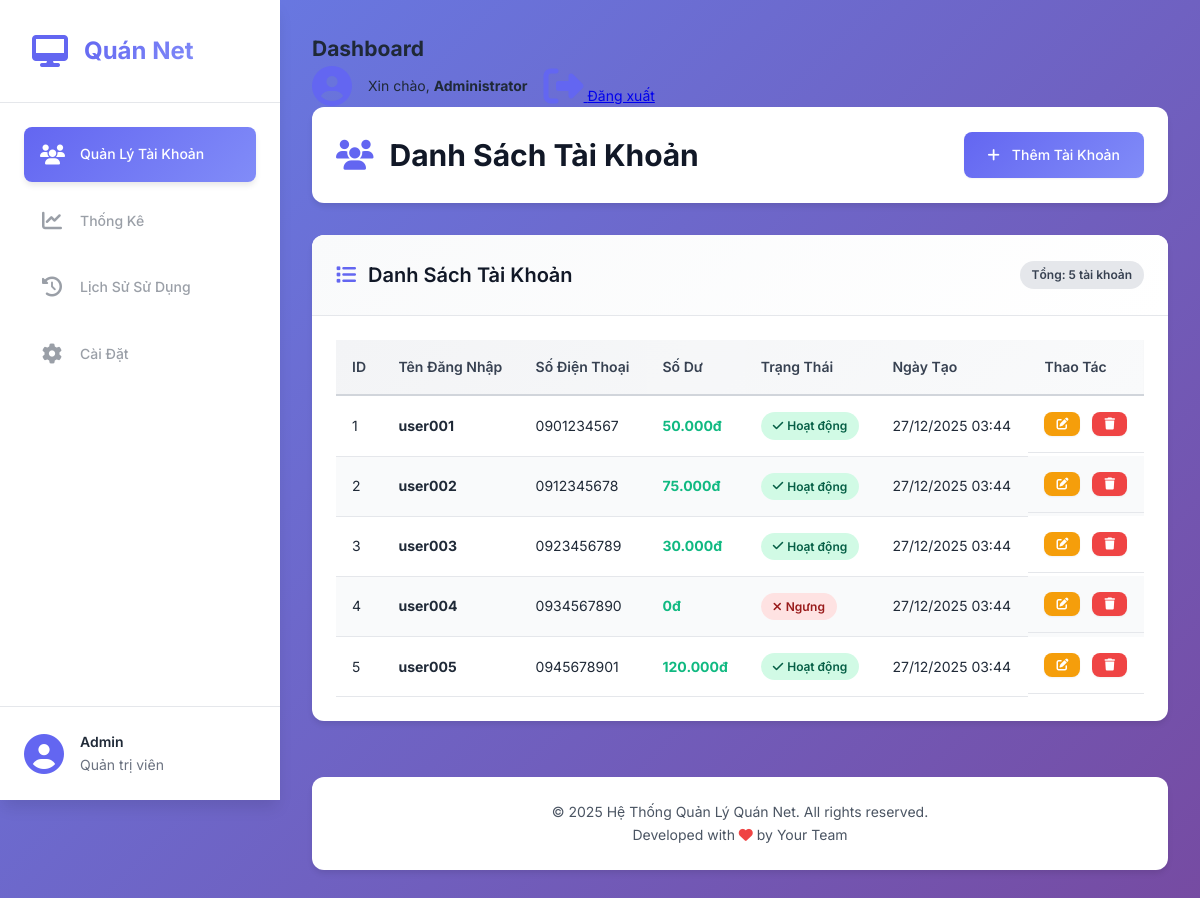
/?module=accounts&action=index (signed in), run on the app's committed database.
### tables this page shows
CREATE TABLE IF NOT EXISTS accounts (
    id INT AUTO_INCREMENT PRIMARY KEY,
    username VARCHAR(50) NOT NULL UNIQUE,
    password VARCHAR(255) NOT NULL,
    phone VARCHAR(20) NOT NULL,
    balance DECIMAL(10,2) DEFAULT 0.00,
    status TINYINT(1) DEFAULT 1 COMMENT '1: Active, 0: Inactive',
    created_at TIMESTAMP DEFAULT CURRENT_TIMESTAMP,
    updated_at TIMESTAMP DEFAULT CURRENT_TIMESTAMP ON UPDATE CURRENT_TIMESTAMP,
    INDEX idx_username (username),
    INDEX idx_status (status)
);

### core/Database.php (called while the page is built, shortened)
<?php
class Database {
    private $host = DB_HOST;
    private $user = DB_USER;
    private $pass = DB_PASS;
    private $dbname = DB_NAME;
    private $charset = DB_CHARSET;
    private $conn;
    private $stmt;
    public function __construct() {
        $dsn = "mysql:host={$this->host};dbname={$this->dbname};charset={$this->charset}";
        $options = [
            PDO::ATTR_ERRMODE => PDO::ERRMODE_EXCEPTION,
            PDO::ATTR_DEFAULT_FETCH_MODE => PDO::FETCH_ASSOC,
            PDO::ATTR_EMULATE_PREPARES => false,
        ];
        try {
            $this->conn = new PDO($dsn, $this->user, $this->pass, $options);
        } catch (PDOException $e) {
            $this->error = $e->getMessage();
            die("Lỗi kết nối database: " . $this->error);
        }
    }
    public function prepare($sql) {
        $this->stmt = $this->conn->prepare($sql);
        return $this;
    }
    public function fetchAll() {
        $this->stmt->execute();
        return $this->stmt->fetchAll();
    }
}

### modules/accounts/controllers/AccountController.php (called while the page is built, shortened)
<?php
class AccountController extends Controller {
    private $accountModel;
    public function __construct() {
        $this->accountModel = $this->model('accounts');
    }
    public function index() {
        $accounts = $this->accountModel->getAll();
        $flash = $this->getFlash();
        $data = [
            'title' => 'Danh Sách Tài Khoản',
            'accounts' => $accounts,
            'flash' => $flash
        ];
        $this->view('accounts/views/list', $data);
    }
}

### core/Auth.php (called while the page is built, shortened)
<?php
class Auth {
    public static function check() {
        return isset($_SESSION['admin_logged_in']) && $_SESSION['admin_logged_in'] === true;
    }
    public static function user() {
        return [
            'id' => $_SESSION['admin_id'] ?? null,
            'username' => $_SESSION['admin_username'] ?? null,
            'fullname' => $_SESSION['admin_fullname'] ?? null,
            'email' => $_SESSION['admin_email'] ?? null,
            'role' => $_SESSION['admin_role'] ?? null,
        ];
    }
}

### modules/accounts/models/AccountModel.php (called while the page is built, shortened)
<?php
class AccountModel {
    private $db;
    public function __construct() {
        $this->db = new Database();
    }
    public function getAll() {
        $this->db->prepare("SELECT * FROM accounts ORDER BY created_at DESC");
        return $this->db->fetchAll();
    }
}

### modules/accounts/views/list.php (the view, shortened to what this page needs)
<?php require_once __DIR__ . '/../../../layout/header.php'; ?>
<div class="page-header">
    <h1><i class="fas fa-users"></i> <?php echo $title; ?></h1>
    <a href="?module=accounts&action=add" class="btn btn-primary">
        <i class="fas fa-plus"></i> Thêm Tài Khoản
    </a>
</div>
<div class="card">
    <div class="card-header">
        <h3><i class="fas fa-list"></i> Danh Sách Tài Khoản</h3>
        <div class="card-tools">
            <span class="badge">Tổng: <?php echo count($accounts); ?> tài khoản</span>
        </div>
    </div>
    <div class="card-body">
        <?php if (empty($accounts)): ?>
            <div class="empty-state">
                <i class="fas fa-inbox"></i>
                <p>Chưa có tài khoản nào</p>
                <a href="?module=accounts&action=add" class="btn btn-primary">
                    <i class="fas fa-plus"></i> Thêm Tài Khoản Đầu Tiên
                </a>
            </div>
        <?php else: ?>
            <div class="table-responsive">
                <table class="table">
                    <thead>
                        <tr>
                            <th>ID</th>
                            <th>Tên Đăng Nhập</th>
                            <th>Số Điện Thoại</th>
                            <th>Số Dư</th>
                            <th>Trạng Thái</th>
                            <th>Ngày Tạo</th>
                            <th>Thao Tác</th>
                        </tr>
                    </thead>
                    <tbody>
                        <?php foreach ($accounts as $account): ?>
                            <tr>
                                <td><?php echo $account['id']; ?></td>
                                <td>
                                    <strong><?php echo htmlspecialchars($account['username']); ?></strong>
                                </td>
                                <td><?php echo htmlspecialchars($account['phone']); ?></td>
                                <td class="text-success">
                                    <strong><?php echo number_format($account['balance'], 0, ',', '.'); ?>đ</strong>
                                </td>
                                <td>
                                    <?php if ($account['status'] == 1): ?>
                                        <span class="badge badge-success">
                                            <i class="fas fa-check"></i> Hoạt động
                                        </span>
                                    <?php else: ?>
                                        <span class="badge badge-danger">
                                            <i class="fas fa-times"></i> Ngưng
                                        </span>
                                    <?php endif; ?>
                                </td>
                                <td><?php echo date('d/m/Y H:i', strtotime($account['created_at'])); ?></td>
                                <td class="actions">
                                    <a href="?module=accounts&action=edit&id=<?php echo $account['id']; ?>"
                                       class="btn btn-sm btn-warning" title="Sửa">
                                        <i class="fas fa-edit"></i>
                                    </a>
                                    <a href="?module=accounts&action=delete&id=<?php echo $account['id']; ?>"
                                       class="btn btn-sm btn-danger btn-delete"
                                       title="Xóa"
                                       onclick="return confirm('Bạn có chắc chắn muốn xóa tài khoản <?php echo htmlspecialchars($account['username']); ?>?');">
                                        <i class="fas fa-trash"></i>
                                    </a>
                                </td>
                            </tr>
                        <?php endforeach; ?>
                    </tbody>
                </table>
            </div>
        <?php endif; ?>
    </div>
</div>
<?php require_once __DIR__ . '/../../../layout/footer.php'; ?>

### index.php (shortened to what this page needs)
<?php
require_once ROOT_PATH . 'config/database.php';
require_once ROOT_PATH . 'core/Database.php';
require_once ROOT_PATH . 'core/Controller.php';
require_once ROOT_PATH . 'core/Auth.php';
$module = $_GET['module'] ?? 'accounts';
$action = $_GET['action'] ?? 'index';
if ($module === 'accounts') {
    $controllerName = 'AccountController';
} elseif ($module === 'auth') {
    $controllerName = 'AuthController';
} else {
    $controllerName = ucfirst($module) . 'Controller';
}
$controllerPath = ROOT_PATH . 'modules/' . $module . '/controllers/' . $controllerName . '.php';
if (file_exists($controllerPath)) {
    $controller = new $controllerName();
    if (method_exists($controller, $action)) {
        $controller->$action();
    } else {
        die("Action không tồn tại: {$action}");
    }
} else {
    die("Controller không tồn tại: {$controllerPath}");
}

### core/Controller.php (shortened to what this page needs)
<?php
class Controller {
    protected function model($model) {
        $modelName = 'AccountModel';
        $modelPath = __DIR__ . '/../modules/' . $model . '/models/' . $modelName . '.php';
        if (file_exists($modelPath)) {
            return new $modelName();
        } else {
            die("Model không tồn tại: " . $modelPath);
        }
    }
    protected function view($view, $data = []) {
        extract($data);
        $viewPath = __DIR__ . '/../modules/' . $view . '.php';
        if (file_exists($viewPath)) {
            require_once $viewPath;
        } else {
            die("View không tồn tại: " . $viewPath);
        }
    }
}

### layout/header.php (shortened to what this page needs)
<!DOCTYPE html>
<html lang="vi">
<head>
    <link rel="stylesheet" href="<?php echo BASE_URL; ?>public/css/style.css">
    <link rel="stylesheet" href="https://cdnjs.cloudflare.com/ajax/libs/font-awesome/6.4.0/css/all.min.css">
</head>
<body>
    <div class="wrapper">
        <?php require_once __DIR__ . '/sidebar.php'; ?>
        <div class="main-content">
            <header class="header">
                <h2><?php echo $pageTitle ?? 'Dashboard'; ?></h2>
                <div class="user-info">
                    <i class="fas fa-user-circle"></i>
                    <span>Xin chào, <strong><?php echo Auth::user()['fullname'] ?? 'Admin'; ?></strong></span>
                    <a href="?module=auth&action=logout" class="btn-logout" title="Đăng xuất">
                        <i class="fas fa-sign-out-alt"></i>
                        Đăng xuất
                    </a>
                </div>
            </header>
            <div class="page-content">

### layout/sidebar.php
<aside class="sidebar">
    <div class="sidebar-header">
        <div class="logo">
            <i class="fas fa-desktop"></i>
            <h2>Quán Net</h2>
        </div>
    </div>
    <nav class="sidebar-nav">
        <ul>
            <li>
                <a href="<?php echo BASE_URL; ?>?module=accounts&action=index" class="active">
                    <i class="fas fa-users"></i>
                    <span>Quản Lý Tài Khoản</span>
                </a>
            </li>
            <li>
                <a href="#" class="disabled">
                    <i class="fas fa-chart-line"></i>
                    <span>Thống Kê</span>
                </a>
            </li>
            <li>
                <a href="#" class="disabled">
                    <i class="fas fa-history"></i>
                    <span>Lịch Sử Sử Dụng</span>
                </a>
            </li>
            <li>
                <a href="#" class="disabled">
                    <i class="fas fa-cog"></i>
                    <span>Cài Đặt</span>
                </a>
            </li>
        </ul>
    </nav>
    <div class="sidebar-footer">
        <div class="user-info">
            <i class="fas fa-user-circle"></i>
            <div class="user-details">
                <span class="user-name">Admin</span>
                <span class="user-role">Quản trị viên</span>
            </div>
        </div>
    </div>
</aside>

### layout/footer.php (shortened to what this page needs)
            </div>
            <footer class="footer">
                <div class="footer-content">
                    <p>&copy; <?php echo date('Y'); ?> Hệ Thống Quản Lý Quán Net. All rights reserved.</p>
                    <p>Developed with <i class="fas fa-heart"></i> by Your Team</p>
                </div>
            </footer>
        </div>
    </div>
</body>
</html>

### data on the page
accounts: id "1", username "user001", phone "0901234567", balance "50.000", status 1 (drawn), created_at "27/12/2025 03:44"
accounts: id "2", username "user002", phone "0912345678", balance "75.000", status 1 (drawn), created_at "27/12/2025 03:44"
accounts: id "3", username "user003", phone "0923456789", balance "30.000", status 1 (drawn), created_at "27/12/2025 03:44"
accounts: id "4", username "user004", phone "0934567890", balance "0", status 0 (drawn), created_at "27/12/2025 03:44"
accounts: id "5", username "user005", phone "0945678901", balance "120.000", status 1 (drawn), created_at "27/12/2025 03:44"

### other printed values
$pageTitle "Dashboard"
Auth::user()['fullname'] "Administrator"
$title "Danh Sách Tài Khoản"
count($accounts) "5"
